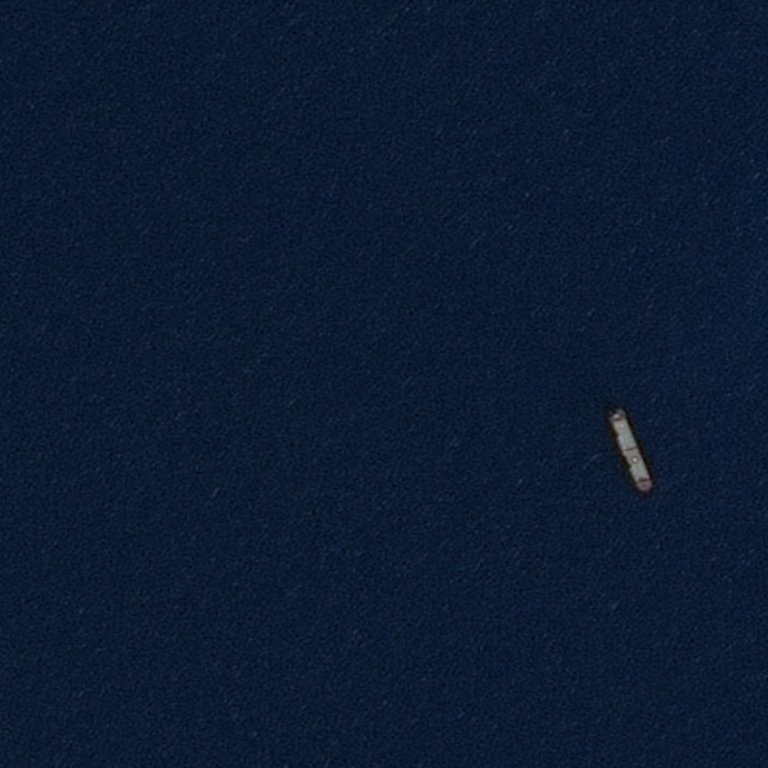
#> input picture CV_ЗОШ/src/bin_ship/task_img/test_image_00.jpg, 768 x 768 px, found by its file name; its folder holds only this picture in this run
$ python check_ans.py
#> lines starting #> are read from the running program, lines starting #| are printed output that depends on the picture; after the words box and inside, x2 and y2 are one past the last pixel; in counts of white or black regions, pixels touching at a corner belong together
## Проверка решения участника.
## Задачка для контеста школьникам.
## Требуется посчитать площадь корабля на картинке в пикселях.

from PIL import Image
import numpy as np
import os

## решение участника
answer = int(input())
#> the answer given: 3


## путь к картинке
path = os.getcwd()
folder = 'task_img'
path_img = input('Введите название изображения: ')
#> the answer given: ../task_img/test_image_00.jpg

## загружаем изобржаение
frame = Image.open(os.path.join(path, folder, path_img))
#> frame is the input picture: PIL image 768x768 RGB; mean R, G, B 12.1, 26.9, 49.5
## переводим в grascale
frame_gray = frame.convert('L')
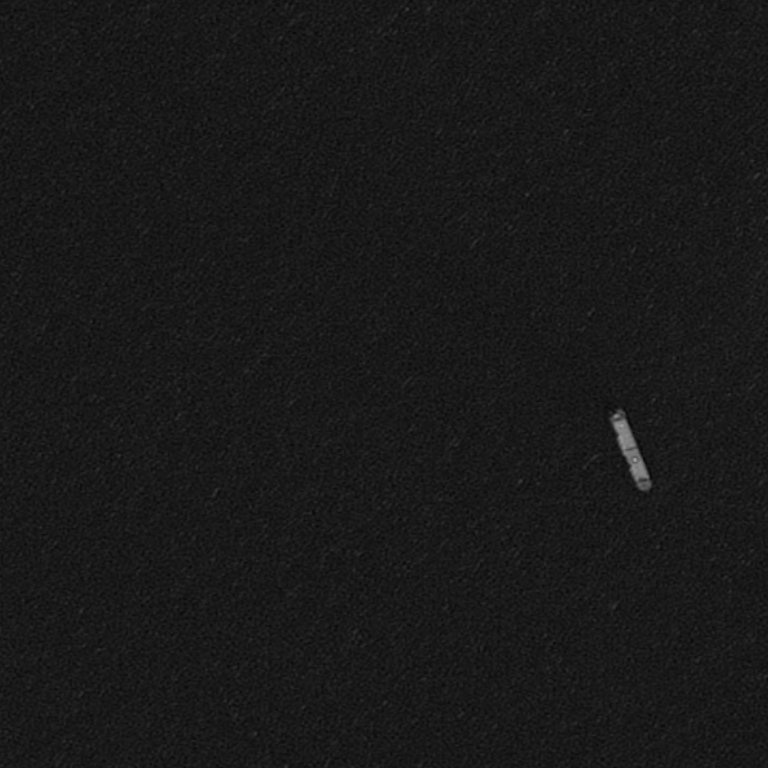
#> frame_gray: PIL image 768x768 L; min 5, max 161, mean 25
frame_gray = np.array(frame_gray)

## производим бинаизацию изображения
def threshold_(x, hold=100):
    return 255 if x > hold else 0
threshold = np.vectorize(threshold_)
## бинаризованная кртинка с корбаликом
thresh_max = threshold(frame_gray, hold=110)
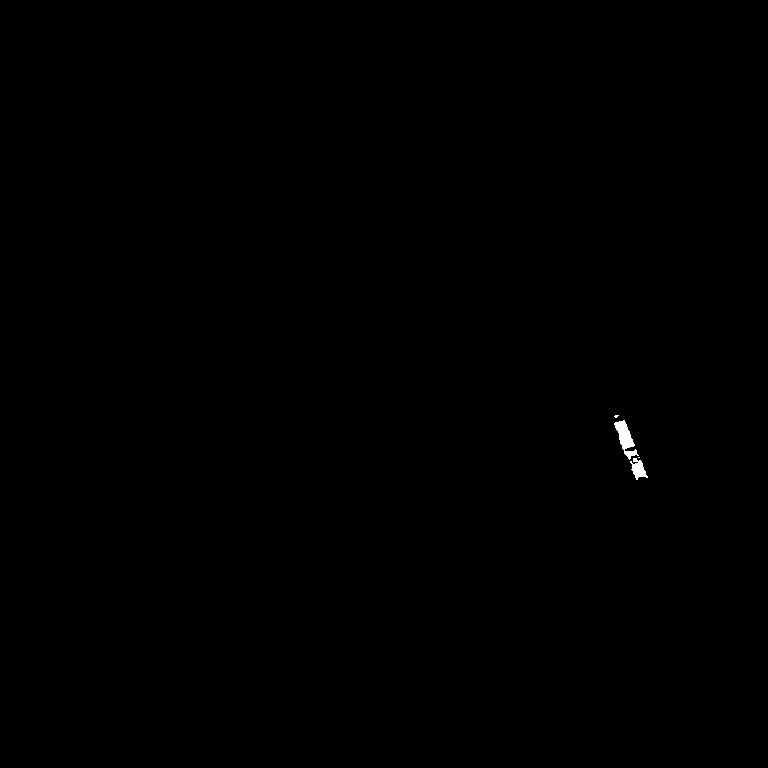
#> thresh_max: shape (768, 768) int64; 0.11% white; 4 white regions (2 under 20 px), largest, box (x1, y1, x2, y2) and area: (614, 420, 639, 460) 414, (630, 458, 648, 480) 211
thresh_min = threshold(frame_gray, hold=90)
#> thresh_min: shape (768, 768) int64; 0.15% white; 5 white regions (3 under 20 px), largest, box (x1, y1, x2, y2) and area: (613, 419, 649, 481) 830, (614, 414, 620, 419) 23

## считаем площадь корабля в пикселях
square_max = (thresh_max/255).sum()
#> square_max = 637
square_min = (thresh_min/255).sum()
#> square_min = 875

if answer >= square_min and answer <= square_max:
	## верное решение
    print('True')
else:
	## неверное решение
    print('False')

$ run again, on CV_ЗОШ/src/bin_ship/task_img/test_image_05.jpg
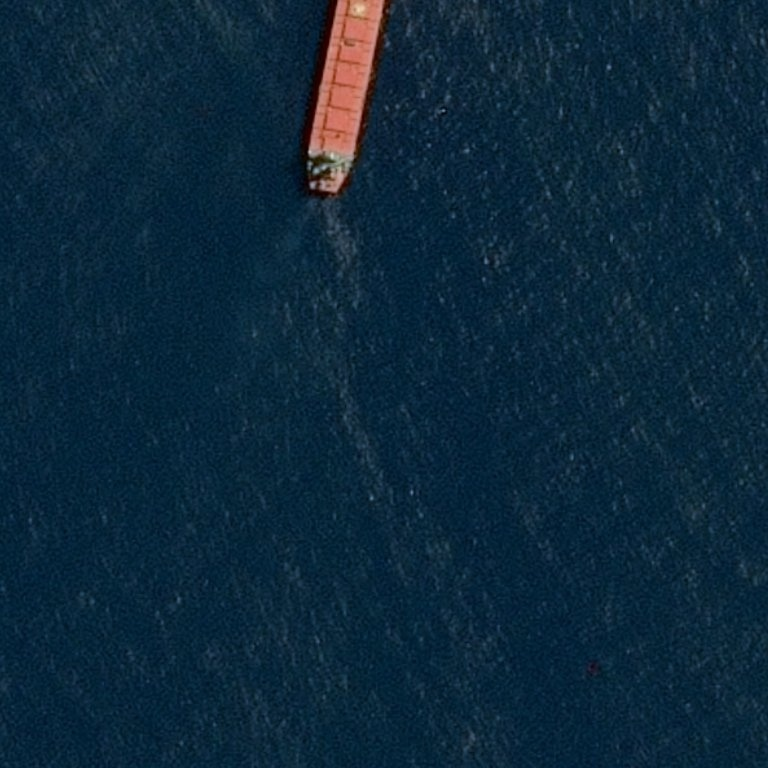
#> input picture CV_ЗОШ/src/bin_ship/task_img/test_image_05.jpg, 768 x 768 px, found by its file name
#> frame is the input picture: PIL image 768x768 RGB; mean R, G, B 12.3, 39.4, 58
#> `thresh_max = threshold(frame_gray, hold=110)`:
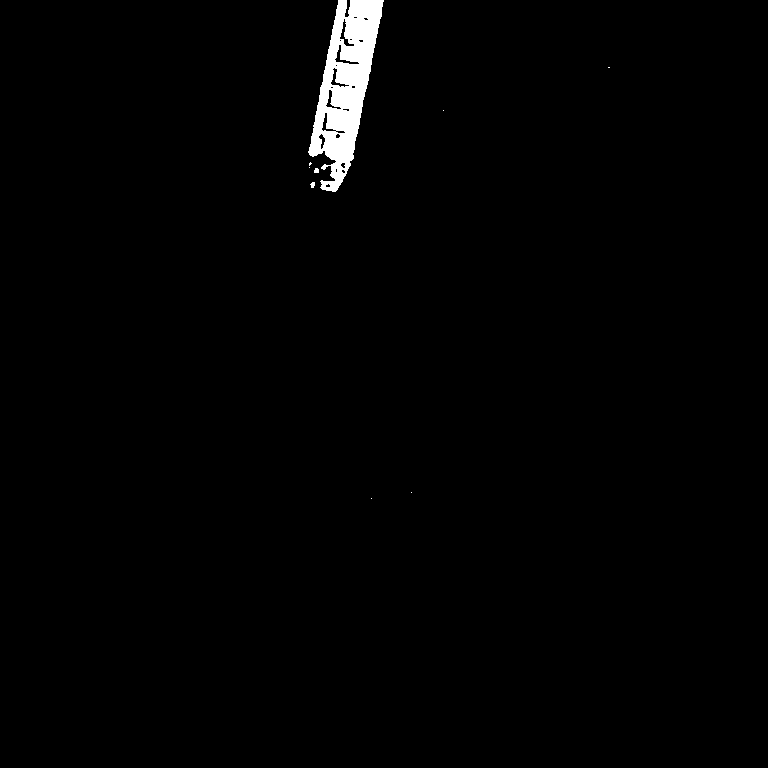
#> thresh_max: shape (768, 768) int64; 1.2% white; 9 white regions (6 under 20 px), largest, box (x1, y1, x2, y2) and area: (308, 0, 384, 192) 7147, (314, 168, 319, 173) 22, (310, 182, 315, 188) 22
#> `thresh_min = threshold(frame_gray, hold=90)`:
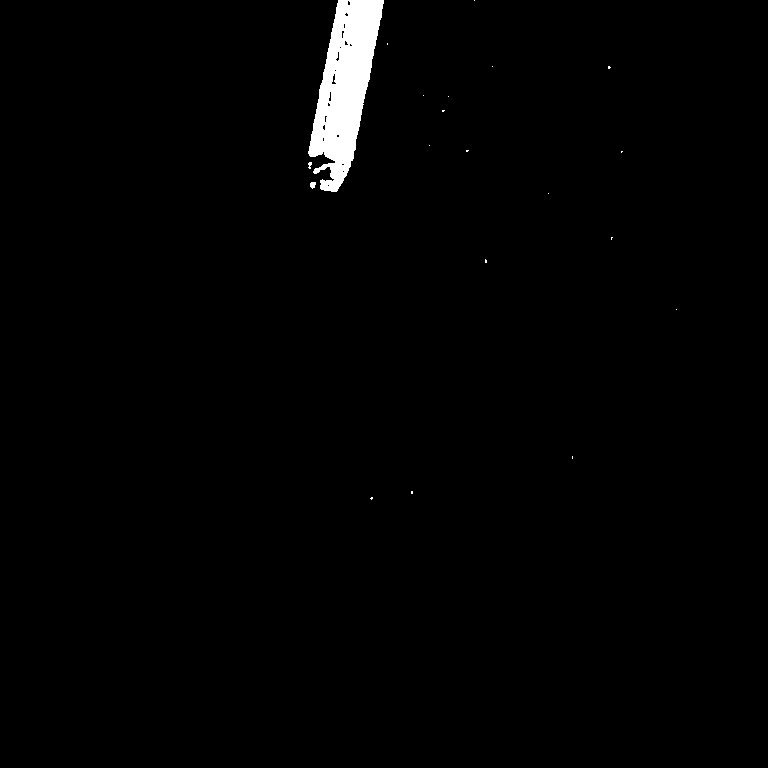
#> thresh_min: shape (768, 768) int64; 1.4% white; 20 white regions (18 under 20 px), largest, box (x1, y1, x2, y2) and area: (308, 0, 384, 192) 7881, (310, 182, 316, 189) 32
#> square_max = 7204
#> square_min = 7987

$ run again, on CV_ЗОШ/src/bin_ship/task_img/test_image_01.jpg
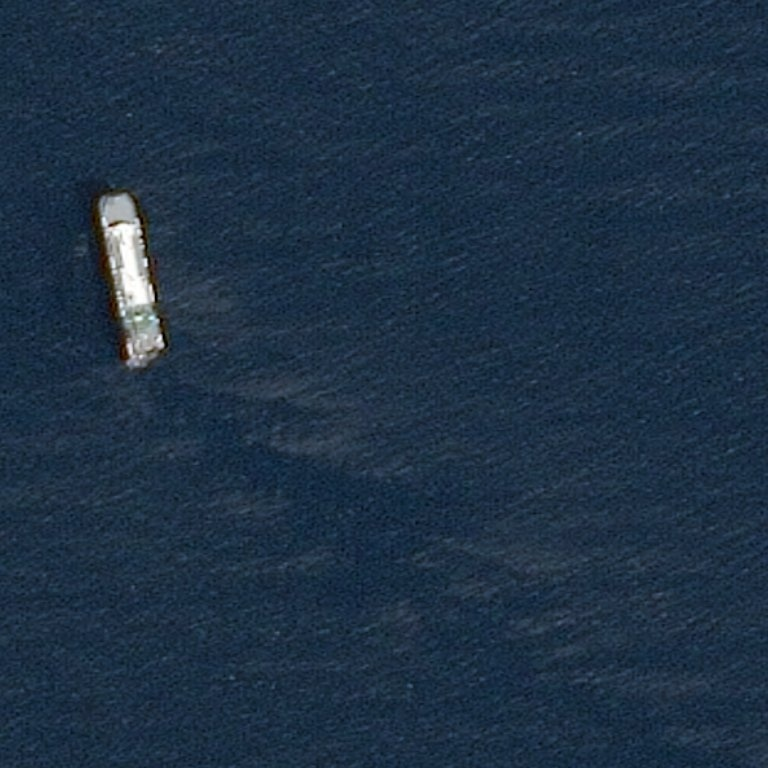
#> input picture CV_ЗОШ/src/bin_ship/task_img/test_image_01.jpg, 768 x 768 px, found by its file name
#> frame is the input picture: PIL image 768x768 RGB; mean R, G, B 29.8, 48.8, 68.3
#> `thresh_max = threshold(frame_gray, hold=110)`:
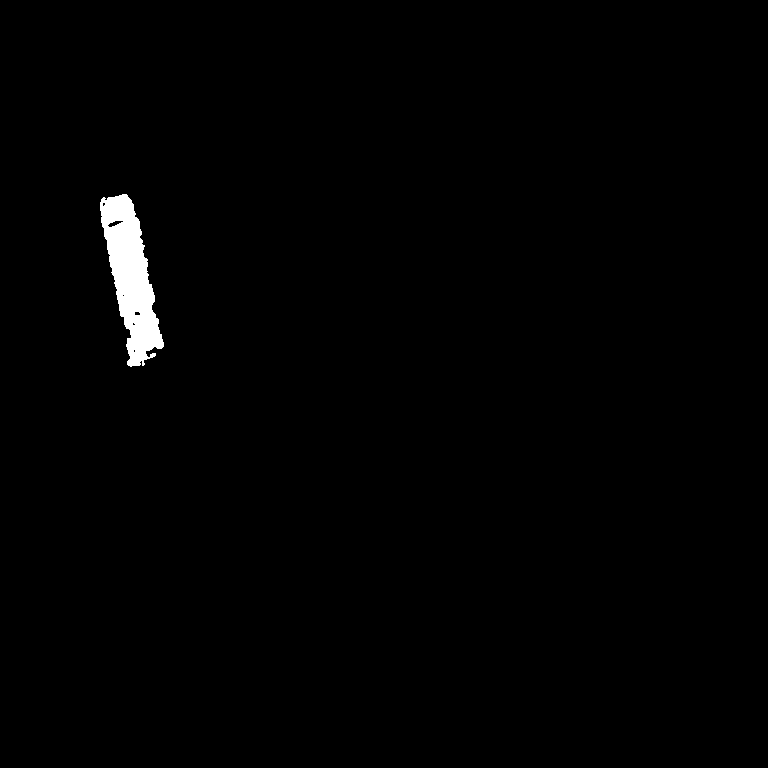
#> thresh_max: shape (768, 768) int64; 0.96% white; 1 white region, box (x1, y1, x2, y2) and area: (100, 194, 164, 367) 5648
#> `thresh_min = threshold(frame_gray, hold=90)`:
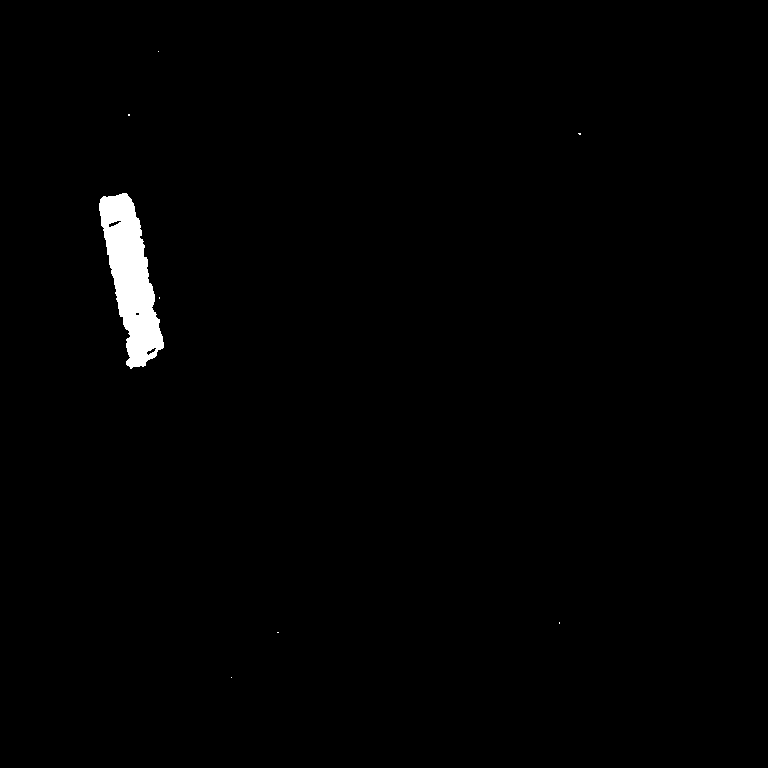
#> thresh_min: shape (768, 768) int64; 1% white; 8 white regions (7 under 20 px), largest, box (x1, y1, x2, y2) and area: (99, 193, 164, 369) 5983
#> square_max = 5648
#> square_min = 6000
